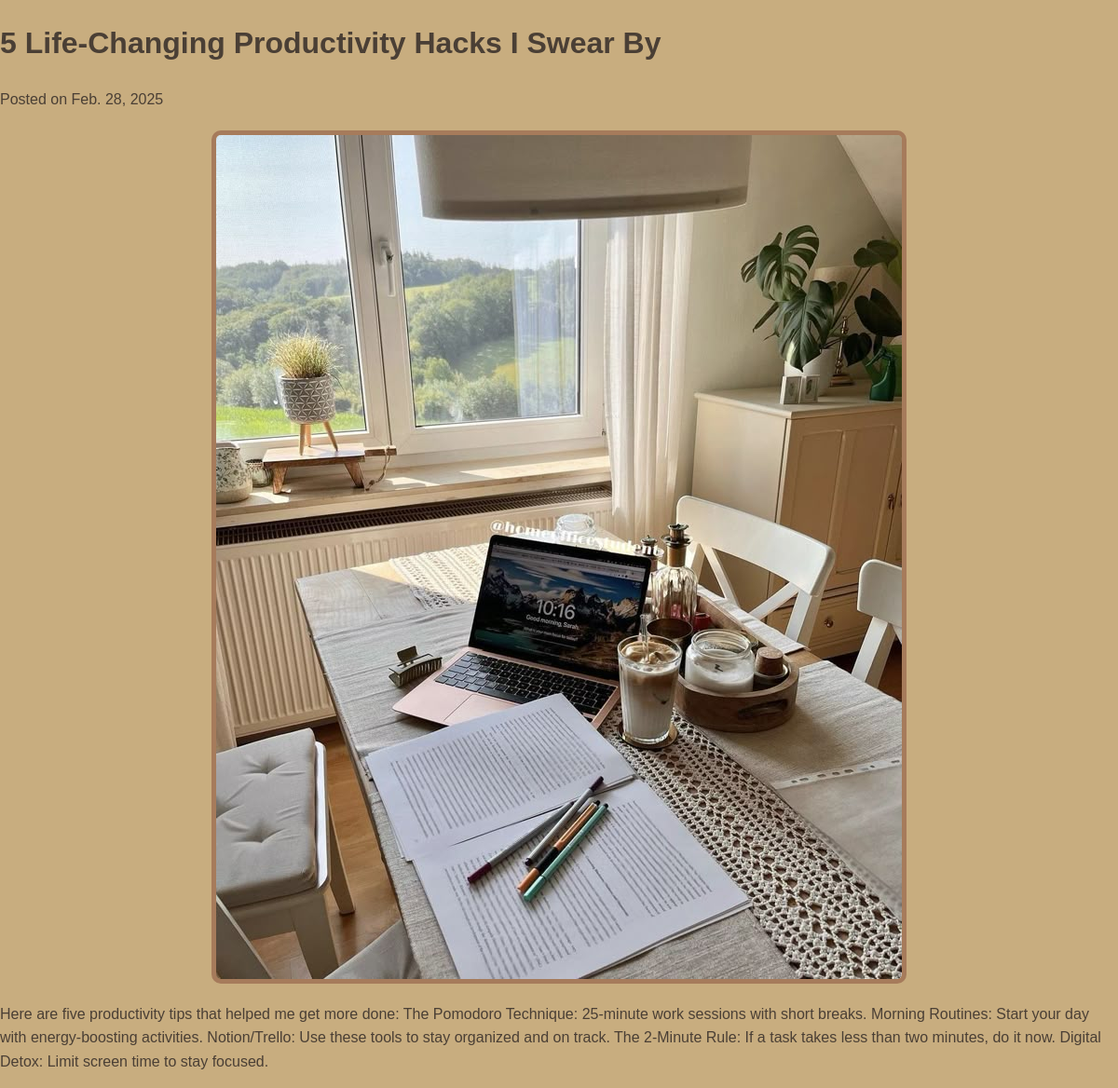
The app's page /post/2/ with its own data.
### myapp/models.py (models this page shows, shortened)
class BlogPost(models.Model):
    title = models.CharField(max_length=200)
    post_date = models.DateField()
    image = models.ImageField(upload_to='uploads/')  # use relative to MEDIA_ROOT
    paragraph = models.TextField(max_length=1000)
    more_details_for_the_dedicated_page = models.TextField(max_length=1000,default=' ')

### myapp/views.py (the view)
# urls.py: path('post/<int:post_id>/', views.post_detail, name='post_detail'),
def post_detail(request, post_id):
    post = get_object_or_404(BlogPost, id=post_id)
    return render(request, 'post_detail.html', {'post': post})

### myapp/templates/post_detail.html (shortened to what this page needs)
<!DOCTYPE html>
<html lang="en">
<head>
    {% load static %}
    <link rel="stylesheet" href="{% static 'css/post_detail.css' %}">
</head>
<body>
    <h1>{{ post.title }}</h1>
    <p>Posted on {{ post.post_date }}</p>
    <img src="{{ post.image.url }}" alt="{{ post.title }}">
    <p>{{ post.paragraph }}</p>
</body>
</html>

### myapp/static/Css/post_detail.css (style rules this page uses)
body { font-family: Arial, sans-serif; line-height: 1.6; margin: 0; padding: 0; background-color: #C8AD7F; color: #4A3F35; }
img { max-width: 100%; height: auto; display: block; margin: 20px auto; border-radius: 10px; border: 5px solid #A67B5B; }

### records on screen
BlogPost: title "5 Life-Changing Productivity Hacks I Swear By", post_date "Feb. 28, 2025", image (picture), paragraph "Here are five productivity tips that helped me get more done: The Pomodoro Technique: 25-minute work sessions with short breaks. Morning Routines: Start your day with energy-boosting activities. Notion/Trello: Use these tools to stay organized and on track. The 2-Minute Rule: If a task takes less than two minutes, do it now. Digital Detox: Limit screen time to stay focused."
